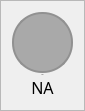
                     <widget class="QFrame" name="frame_ch9">
                      <property name="maximumSize">
                       <size>
                        <width>80</width>
                        <height>150</height>
                       </size>
                      </property>
                      <property name="styleSheet">
                       <string notr="true"/>
                      </property>
                      <property name="frameShape">
                       <enum>QFrame::StyledPanel</enum>
                      </property>
                      <property name="frameShadow">
                       <enum>QFrame::Raised</enum>
                      </property>
                      <layout class="QVBoxLayout" name="verticalLayout_16">
                       <property name="spacing">
                        <number>0</number>
                       </property>
                       <item>
                        <widget class="QFrame" name="frame_ch9_color">
                         <property name="sizePolicy">
                          <sizepolicy hsizetype="Fixed" vsizetype="Fixed">
                           <horstretch>0</horstretch>
                           <verstretch>0</verstretch>
                          </sizepolicy>
                         </property>
                         <property name="minimumSize">
                          <size>
                           <width>61</width>
                           <height>61</height>
                          </size>
                         </property>
                         <property name="maximumSize">
                          <size>
                           <width>1000</width>
                           <height>61</height>
                          </size>
                         </property>
                         <property name="sizeIncrement">
                          <size>
                           <width>1</width>
                           <height>1</height>
                          </size>
                         </property>
                         <property name="styleSheet">
                          <string notr="true">border: 2px solid rgb(145, 145, 145);
border-radius: 30px;
background-color: rgb(169, 169, 169);</string>
                         </property>
                         <property name="frameShape">
                          <enum>QFrame::StyledPanel</enum>
                         </property>
                         <property name="frameShadow">
                          <enum>QFrame::Raised</enum>
                         </property>
                        </widget>
                       </item>
                       <item>
                        <widget class="QLabel" name="label_ch9">
                         <property name="minimumSize">
                          <size>
                           <width>61</width>
                           <height>0</height>
                          </size>
                         </property>
                         <property name="maximumSize">
                          <size>
                           <width>16777215</width>
                           <height>30</height>
                          </size>
                         </property>
                         <property name="font">
                          <font>
                           <family>DM Sans</family>
                           <pointsize>-1</pointsize>
                           <weight>50</weight>
                           <italic>false</italic>
                           <bold>false</bold>
                          </font>
                         </property>
                         <property name="text">
                          <string>Ch9</string>
                         </property>
                         <property name="alignment">
                          <set>Qt::AlignCenter</set>
                         </property>
                        </widget>
                       </item>
                       <item>
                        <widget class="QLabel" name="label_ch9_value">
                         <property name="minimumSize">
                          <size>
                           <width>61</width>
                           <height>0</height>
                          </size>
                         </property>
                         <property name="maximumSize">
                          <size>
                           <width>16777215</width>
                           <height>30</height>
                          </size>
                         </property>
                         <property name="font">
                          <font>
                           <family>DM Sans</family>
                           <pointsize>12</pointsize>
                           <weight>50</weight>
                           <italic>false</italic>
                           <bold>false</bold>
                          </font>
                         </property>
                         <property name="styleSheet">
                          <string notr="true">font:12pt</string>
                         </property>
                         <property name="text">
                          <string>NA</string>
                         </property>
                         <property name="alignment">
                          <set>Qt::AlignCenter</set>
                         </property>
                        </widget>
                       </item>
                      </layout>
                     </widget>
